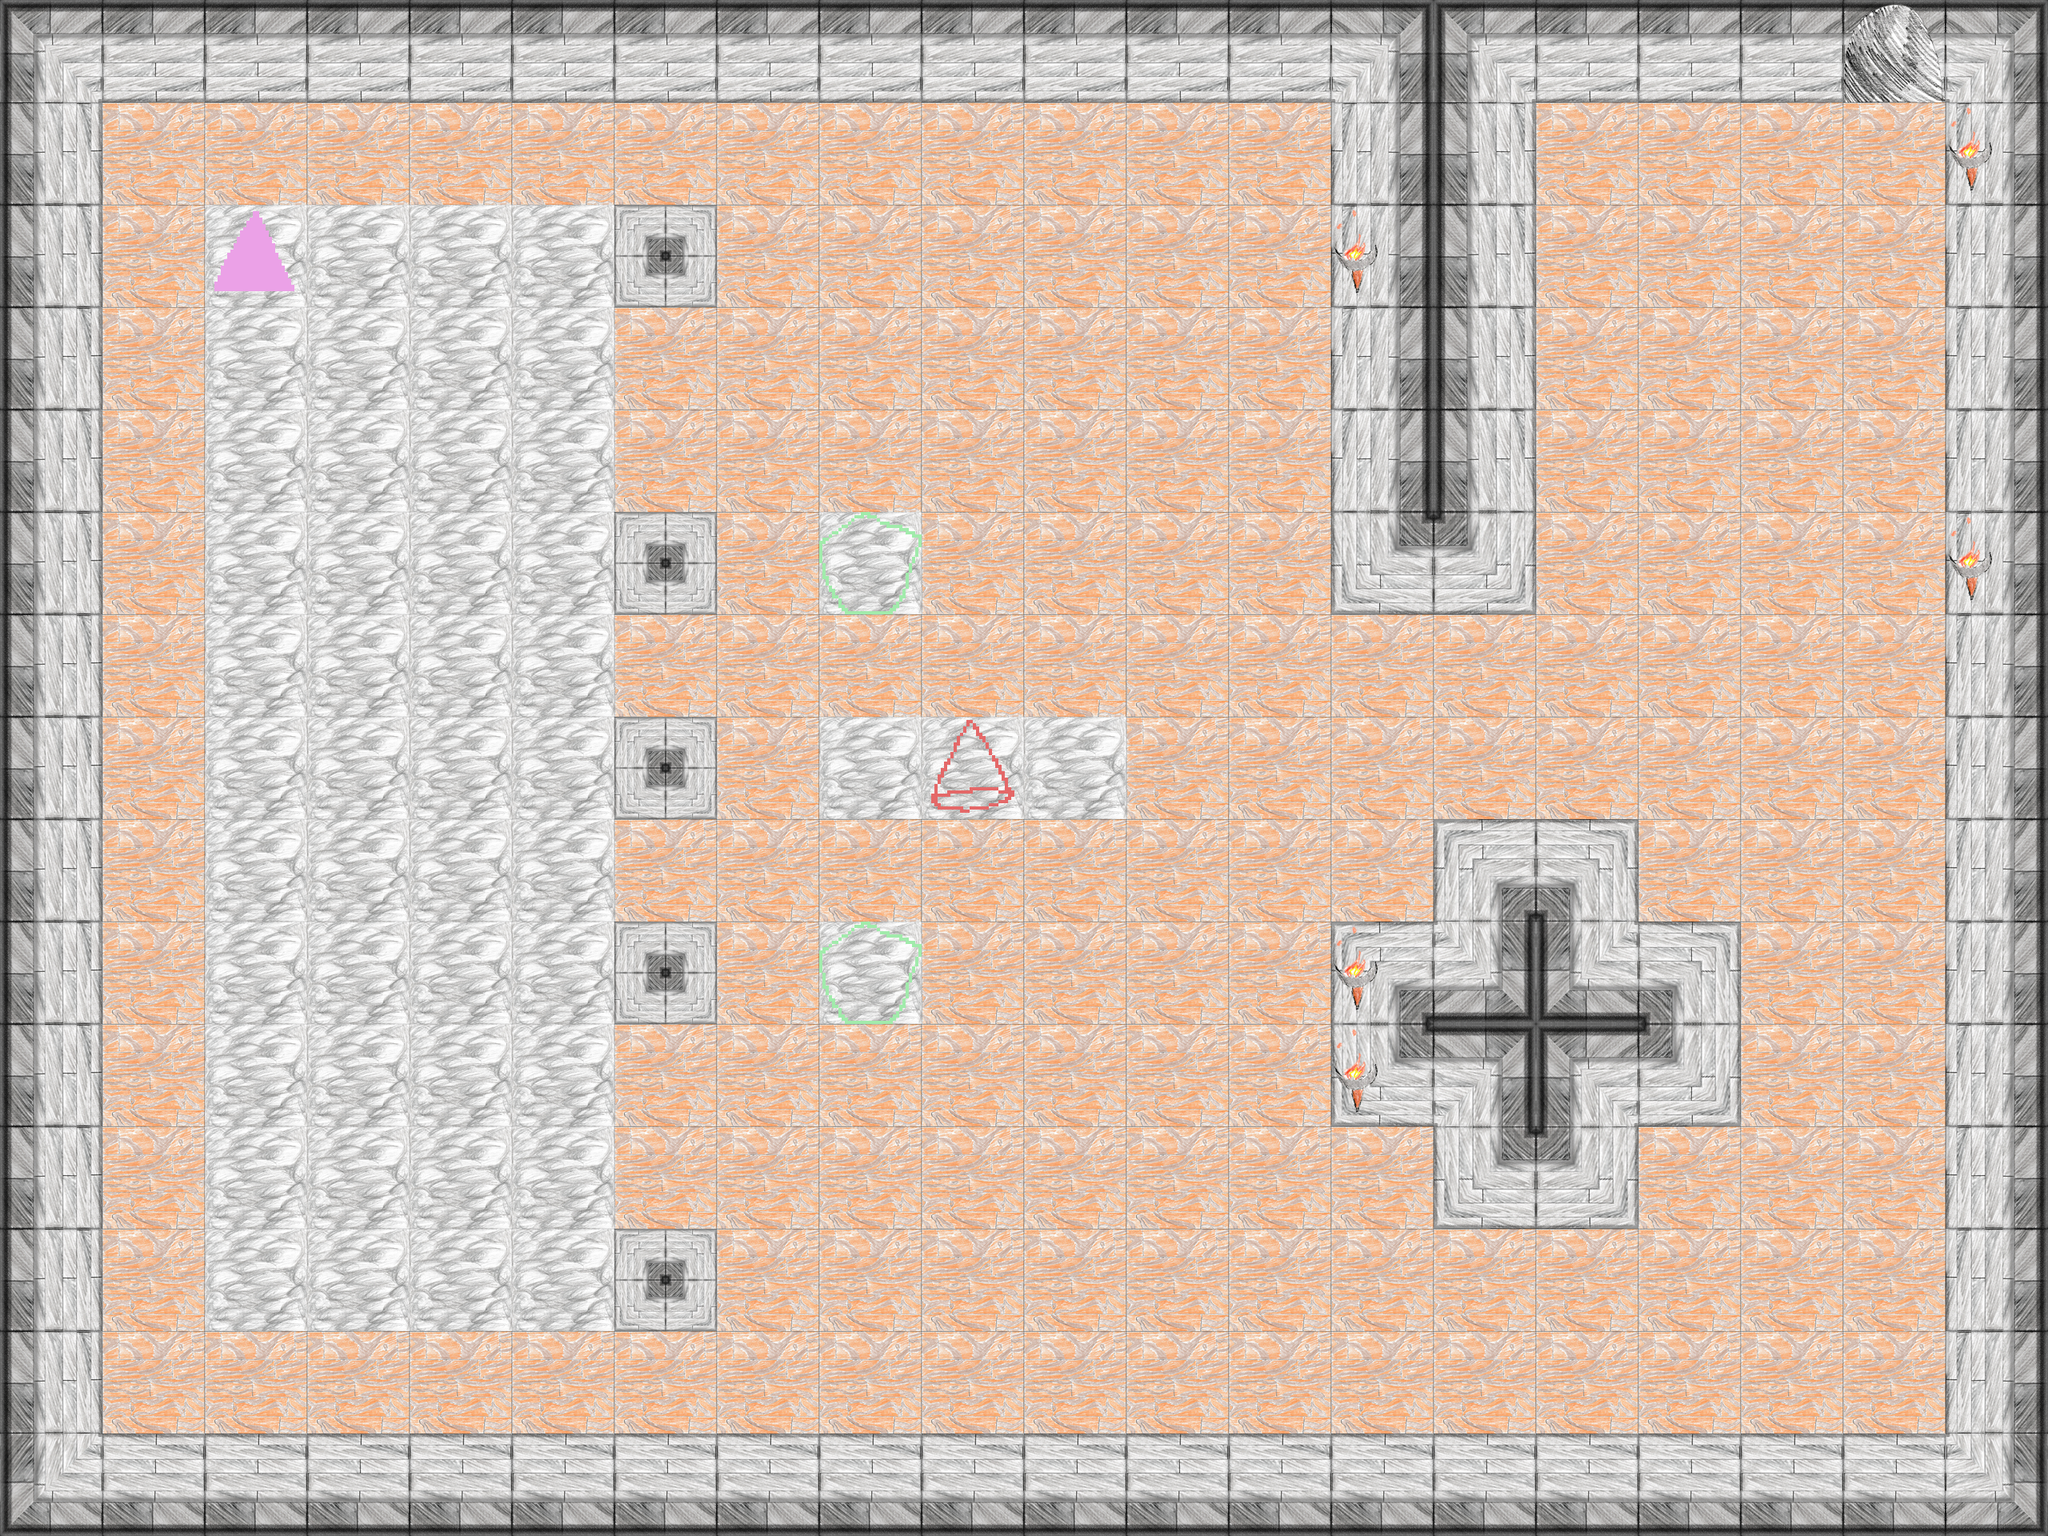

The image is a tile-based game level rendered from a .tmx file. Its description and complete source (layers, tilesets, objects, tile grids) follow:
An orthogonal 20x15 tile map with 128x128 px tiles, 2 tile layers (Tile Layer 1, doodads).

<map version="1.8" tiledversion="1.8.4" orientation="orthogonal" renderorder="right-down" width="20" height="15" tilewidth="128" tileheight="128" infinite="0" nextlayerid="3" nextobjectid="1">
 <tileset firstgid="1" source="../tileSet/Level0.tsx" />
 <layer id="1" name="Tile Layer 1" width="20" height="15">
  <data encoding="csv">
18,10,10,10,10,10,10,10,10,10,10,10,10,21,18,10,10,10,10,21,
15,22,22,22,22,22,22,22,22,22,22,22,22,17,15,22,22,22,22,17,
15,22,23,23,23,23,3,22,22,22,22,22,22,17,15,22,22,22,22,17,
15,22,23,23,23,23,22,22,22,22,22,22,22,17,15,22,22,22,22,17,
15,22,23,23,23,23,22,22,22,22,22,22,22,17,15,22,22,22,22,17,
15,22,23,23,23,23,3,22,23,22,22,22,22,5,4,22,22,22,22,17,
15,22,23,23,23,23,22,22,22,22,22,22,22,22,22,22,22,22,22,17,
15,22,23,23,23,23,3,22,23,23,23,22,22,22,22,22,22,22,22,17,
15,22,23,23,23,23,22,22,22,22,22,22,22,22,2,1,22,22,22,17,
15,22,23,23,23,23,3,22,23,22,22,22,22,2,20,14,1,22,22,17,
15,22,23,23,23,23,22,22,22,22,22,22,22,5,21,18,4,22,22,17,
15,22,23,23,23,23,22,22,22,22,22,22,22,22,5,4,22,22,22,17,
15,22,23,23,23,23,3,22,22,22,22,22,22,22,22,22,22,22,22,17,
15,22,22,22,22,22,22,22,22,22,22,22,22,22,22,22,22,22,22,17,
14,16,16,16,16,16,16,16,16,16,16,16,16,16,16,16,16,16,16,20
</data>
 </layer>
 <layer id="2" name="doodads" width="20" height="15">
  <data encoding="csv">
0,0,0,0,0,0,0,0,0,0,0,0,0,0,0,0,0,0,40,0,
0,0,0,0,0,0,0,0,0,0,0,0,0,0,0,0,0,0,0,33,
0,0,39,0,0,0,0,0,0,0,0,0,0,33,0,0,0,0,0,0,
0,0,0,0,0,0,0,0,0,0,0,0,0,0,0,0,0,0,0,0,
0,0,0,0,0,0,0,0,0,0,0,0,0,0,0,0,0,0,0,0,
0,0,0,0,0,0,0,0,38,0,0,0,0,0,0,0,0,0,0,33,
0,0,0,0,0,0,0,0,0,0,0,0,0,0,0,0,0,0,0,0,
0,0,0,0,0,0,0,0,0,37,0,0,0,0,0,0,0,0,0,0,
0,0,0,0,0,0,0,0,0,0,0,0,0,0,0,0,0,0,0,0,
0,0,0,0,0,0,0,0,38,0,0,0,0,33,0,0,0,0,0,0,
0,0,0,0,0,0,0,0,0,0,0,0,0,33,0,0,0,0,0,0,
0,0,0,0,0,0,0,0,0,0,0,0,0,0,0,0,0,0,0,0,
0,0,0,0,0,0,0,0,0,0,0,0,0,0,0,0,0,0,0,0,
0,0,0,0,0,0,0,0,0,0,0,0,0,0,0,0,0,0,0,0,
0,0,0,0,0,0,0,0,0,0,0,0,0,0,0,0,0,0,0,0
</data>
 </layer>
</map>
